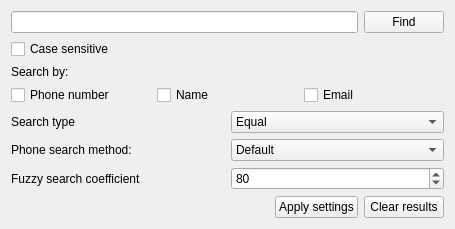
<?xml version="1.0" encoding="UTF-8"?>
<ui version="4.0">
 <class>Form</class>
 <widget class="QWidget" name="Form">
  <property name="geometry">
   <rect>
    <x>0</x>
    <y>0</y>
    <width>455</width>
    <height>225</height>
   </rect>
  </property>
  <property name="sizePolicy">
   <sizepolicy hsizetype="Fixed" vsizetype="Fixed">
    <horstretch>0</horstretch>
    <verstretch>0</verstretch>
   </sizepolicy>
  </property>
  <property name="windowTitle">
   <string>Form</string>
  </property>
  <layout class="QVBoxLayout" name="verticalLayout_2">
   <item>
    <layout class="QVBoxLayout" name="verticalLayout">
     <item>
      <layout class="QHBoxLayout" name="horizontalLayout">
       <item>
        <widget class="QLineEdit" name="mainSearch"/>
       </item>
       <item>
        <widget class="QPushButton" name="find">
         <property name="text">
          <string>Find</string>
         </property>
        </widget>
       </item>
      </layout>
     </item>
     <item>
      <widget class="QCheckBox" name="casechk">
       <property name="text">
        <string>Case sensitive </string>
       </property>
      </widget>
     </item>
     <item>
      <widget class="QLabel" name="label">
       <property name="text">
        <string>Search by:</string>
       </property>
      </widget>
     </item>
     <item>
      <layout class="QHBoxLayout" name="horizontalLayout_2">
       <item>
        <widget class="QCheckBox" name="phone">
         <property name="text">
          <string>Phone number</string>
         </property>
        </widget>
       </item>
       <item>
        <widget class="QCheckBox" name="name">
         <property name="text">
          <string>Name</string>
         </property>
        </widget>
       </item>
       <item>
        <widget class="QCheckBox" name="email">
         <property name="text">
          <string>Email</string>
         </property>
        </widget>
       </item>
      </layout>
     </item>
     <item>
      <layout class="QHBoxLayout" name="horizontalLayout_3">
       <item>
        <widget class="QLabel" name="label_2">
         <property name="text">
          <string>Search type</string>
         </property>
        </widget>
       </item>
       <item>
        <widget class="QComboBox" name="searchtype">
         <item>
          <property name="text">
           <string>Equal</string>
          </property>
         </item>
         <item>
          <property name="text">
           <string>Contain</string>
          </property>
         </item>
         <item>
          <property name="text">
           <string>Fuzzy</string>
          </property>
         </item>
        </widget>
       </item>
      </layout>
     </item>
     <item>
      <layout class="QHBoxLayout" name="horizontalLayout_4">
       <item>
        <widget class="QLabel" name="label_3">
         <property name="text">
          <string>Phone search method:</string>
         </property>
        </widget>
       </item>
       <item>
        <widget class="QComboBox" name="phonemethod">
         <item>
          <property name="text">
           <string>Default</string>
          </property>
         </item>
         <item>
          <property name="text">
           <string>At start</string>
          </property>
         </item>
         <item>
          <property name="text">
           <string>At end</string>
          </property>
         </item>
         <item>
          <property name="text">
           <string>All</string>
          </property>
         </item>
        </widget>
       </item>
      </layout>
     </item>
     <item>
      <layout class="QHBoxLayout" name="horizontalLayout_5">
       <item>
        <widget class="QLabel" name="label_4">
         <property name="text">
          <string>Fuzzy search coefficient</string>
         </property>
        </widget>
       </item>
       <item>
        <widget class="QSpinBox" name="fuzzy_k">
         <property name="maximum">
          <number>100</number>
         </property>
         <property name="value">
          <number>80</number>
         </property>
        </widget>
       </item>
      </layout>
     </item>
     <item>
      <layout class="QHBoxLayout" name="horizontalLayout_6">
       <item>
        <spacer name="horizontalSpacer">
         <property name="orientation">
          <enum>Qt::Horizontal</enum>
         </property>
         <property name="sizeHint" stdset="0">
          <size>
           <width>40</width>
           <height>20</height>
          </size>
         </property>
        </spacer>
       </item>
       <item>
        <widget class="QPushButton" name="applySettings">
         <property name="text">
          <string>Apply settings</string>
         </property>
        </widget>
       </item>
       <item>
        <widget class="QPushButton" name="clearSearch">
         <property name="text">
          <string>Clear results</string>
         </property>
        </widget>
       </item>
      </layout>
     </item>
    </layout>
   </item>
  </layout>
 </widget>
 <resources/>
 <connections/>
</ui>
